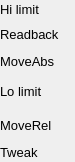
  <widget class="PyDMFrame" name="composite_2">
   <property name="geometry">
    <rect>
     <x>5</x>
     <y>53</y>
     <width>75</width>
     <height>162</height>
    </rect>
   </property>
   <widget class="QLabel" name="text_21">
    <property name="geometry">
     <rect>
      <x>0</x>
      <y>143</y>
      <width>75</width>
      <height>19</height>
     </rect>
    </property>
    <property name="font">
     <font>
      <pointsize>10</pointsize>
     </font>
    </property>
    <property name="toolTip">
     <string>text_21</string>
    </property>
    <property name="styleSheet">
     <string notr="true">QLabel#text_21 {
  color: rgb(0, 0, 0);
  }</string>
    </property>
    <property name="text">
     <string>Tweak</string>
    </property>
    <property name="alignment">
     <set>Qt::AlignLeading|Qt::AlignLeft|Qt::AlignVCenter</set>
    </property>
    <property name="brush" stdset="0">
     <brush brushstyle="NoBrush">
      <color alpha="255">
       <red>0</red>
       <green>0</green>
       <blue>0</blue>
      </color>
     </brush>
    </property>
   </widget>
   <widget class="QLabel" name="text_22">
    <property name="geometry">
     <rect>
      <x>0</x>
      <y>116</y>
      <width>75</width>
      <height>18</height>
     </rect>
    </property>
    <property name="font">
     <font>
      <pointsize>10</pointsize>
     </font>
    </property>
    <property name="toolTip">
     <string>text_22</string>
    </property>
    <property name="styleSheet">
     <string notr="true">QLabel#text_22 {
  color: rgb(0, 0, 0);
  }</string>
    </property>
    <property name="text">
     <string>MoveRel</string>
    </property>
    <property name="alignment">
     <set>Qt::AlignLeading|Qt::AlignLeft|Qt::AlignVCenter</set>
    </property>
    <property name="brush" stdset="0">
     <brush brushstyle="NoBrush">
      <color alpha="255">
       <red>0</red>
       <green>0</green>
       <blue>0</blue>
      </color>
     </brush>
    </property>
   </widget>
   <widget class="QLabel" name="text_23">
    <property name="geometry">
     <rect>
      <x>0</x>
      <y>82</y>
      <width>75</width>
      <height>18</height>
     </rect>
    </property>
    <property name="font">
     <font>
      <pointsize>10</pointsize>
     </font>
    </property>
    <property name="toolTip">
     <string>text_23</string>
    </property>
    <property name="styleSheet">
     <string notr="true">QLabel#text_23 {
  color: rgb(0, 0, 0);
  }</string>
    </property>
    <property name="text">
     <string>Lo limit</string>
    </property>
    <property name="alignment">
     <set>Qt::AlignLeading|Qt::AlignLeft|Qt::AlignVCenter</set>
    </property>
    <property name="brush" stdset="0">
     <brush brushstyle="NoBrush">
      <color alpha="255">
       <red>0</red>
       <green>0</green>
       <blue>0</blue>
      </color>
     </brush>
    </property>
   </widget>
   <widget class="QLabel" name="text_24">
    <property name="geometry">
     <rect>
      <x>0</x>
      <y>52</y>
      <width>75</width>
      <height>18</height>
     </rect>
    </property>
    <property name="font">
     <font>
      <pointsize>10</pointsize>
     </font>
    </property>
    <property name="toolTip">
     <string>text_24</string>
    </property>
    <property name="styleSheet">
     <string notr="true">QLabel#text_24 {
  color: rgb(0, 0, 0);
  }</string>
    </property>
    <property name="text">
     <string>MoveAbs</string>
    </property>
    <property name="alignment">
     <set>Qt::AlignLeading|Qt::AlignLeft|Qt::AlignVCenter</set>
    </property>
    <property name="brush" stdset="0">
     <brush brushstyle="NoBrush">
      <color alpha="255">
       <red>0</red>
       <green>0</green>
       <blue>0</blue>
      </color>
     </brush>
    </property>
   </widget>
   <widget class="QLabel" name="text_25">
    <property name="geometry">
     <rect>
      <x>0</x>
      <y>25</y>
      <width>75</width>
      <height>18</height>
     </rect>
    </property>
    <property name="font">
     <font>
      <pointsize>10</pointsize>
     </font>
    </property>
    <property name="toolTip">
     <string>text_25</string>
    </property>
    <property name="styleSheet">
     <string notr="true">QLabel#text_25 {
  color: rgb(0, 0, 0);
  }</string>
    </property>
    <property name="text">
     <string>Readback</string>
    </property>
    <property name="alignment">
     <set>Qt::AlignLeading|Qt::AlignLeft|Qt::AlignVCenter</set>
    </property>
    <property name="brush" stdset="0">
     <brush brushstyle="NoBrush">
      <color alpha="255">
       <red>0</red>
       <green>0</green>
       <blue>0</blue>
      </color>
     </brush>
    </property>
   </widget>
   <widget class="QLabel" name="text_26">
    <property name="geometry">
     <rect>
      <x>0</x>
      <y>0</y>
      <width>75</width>
      <height>18</height>
     </rect>
    </property>
    <property name="font">
     <font>
      <pointsize>10</pointsize>
     </font>
    </property>
    <property name="toolTip">
     <string>text_26</string>
    </property>
    <property name="styleSheet">
     <string notr="true">QLabel#text_26 {
  color: rgb(0, 0, 0);
  }</string>
    </property>
    <property name="text">
     <string>Hi limit</string>
    </property>
    <property name="alignment">
     <set>Qt::AlignLeading|Qt::AlignLeft|Qt::AlignVCenter</set>
    </property>
    <property name="brush" stdset="0">
     <brush brushstyle="NoBrush">
      <color alpha="255">
       <red>0</red>
       <green>0</green>
       <blue>0</blue>
      </color>
     </brush>
    </property>
   </widget>
  </widget>
